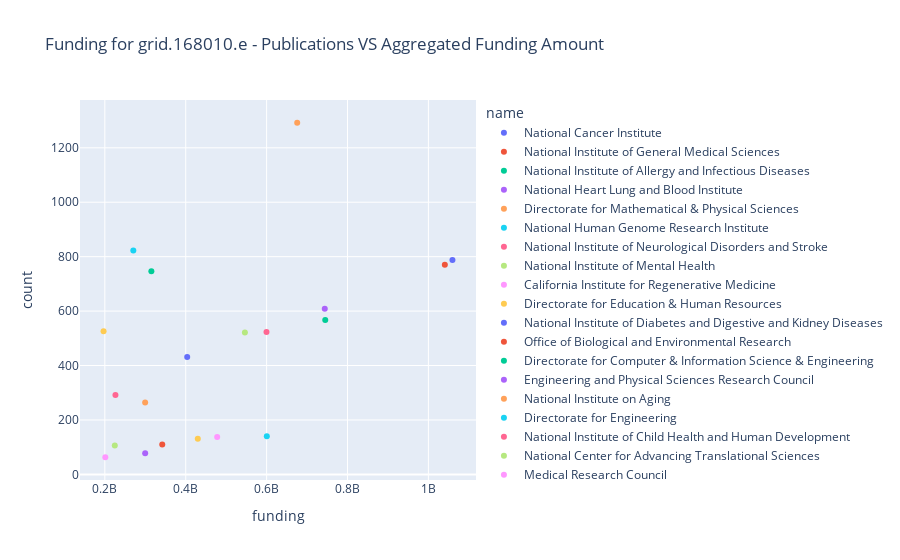

This figure's notebook cell:
### Markdown cell above
## Correlation between No of Publications VS Funding

### Code cell
px.scatter(df, 
           x="funding", y="count", 
           color="name", 
           height=600,
           title=f"Funding for {GRIDID} - Publications VS Aggregated Funding Amount")

### Figure 1 — Plotly figure (JSON) as saved in the notebook; plotly's stock layout.template omitted (floating-point values rounded to 4 significant figures)
{"data": [{"hovertemplate": "name=National Cancer Institute<br>funding=%{x}<br>count=%{y}<extra></extra>", "legendgroup": "National Cancer Institute", "marker": {"color": "#636efa", "symbol": "circle"}, "mode": "markers", "name": "National Cancer Institute", "orientation": "v", "showlegend": true, "type": "scatter", "x": [1059476082], "xaxis": "x", "y": [788], "yaxis": "y"}, {"hovertemplate": "name=National Institute of General Medical Sciences<br>funding=%{x}<br>count=%{y}<extra></extra>", "legendgroup": "National Institute of General Medical Sciences", "marker": {"color": "#EF553B", "symbol": "circle"}, "mode": "markers", "name": "National Institute of General Medical Sciences", "orientation": "v", "showlegend": true, "type": "scatter", "x": [1040658647], "xaxis": "x", "y": [770], "yaxis": "y"}, {"hovertemplate": "name=National Institute of Allergy and Infectious Diseases<br>funding=%{x}<br>count=%{y}<extra></extra>", "legendgroup": "National Institute of Allergy and Infectious Diseases", "marker": {"color": "#00cc96", "symbol": "circle"}, "mode": "markers", "name": "National Institute of Allergy and Infectious Diseases", "orientation": "v", "showlegend": true, "type": "scatter", "x": [744974688], "xaxis": "x", "y": [567], "yaxis": "y"}, {"hovertemplate": "name=National Heart Lung and Blood Institute<br>funding=%{x}<br>count=%{y}<extra></extra>", "legendgroup": "National Heart Lung and Blood Institute", "marker": {"color": "#ab63fa", "symbol": "circle"}, "mode": "markers", "name": "National Heart Lung and Blood Institute", "orientation": "v", "showlegend": true, "type": "scatter", "x": [743763831], "xaxis": "x", "y": [609], "yaxis": "y"}, {"hovertemplate": "name=Directorate for Mathematical & Physical Sciences<br>funding=%{x}<br>count=%{y}<extra></extra>", "legendgroup": "Directorate for Mathematical & Physical Sciences", "marker": {"color": "#FFA15A", "symbol": "circle"}, "mode": "markers", "name": "Directorate for Mathematical & Physical Sciences", "orientation": "v", "showlegend": true, "type": "scatter", "x": [675620443], "xaxis": "x", "y": [1292], "yaxis": "y"}, {"hovertemplate": "name=National Human Genome Research Institute<br>funding=%{x}<br>count=%{y}<extra></extra>", "legendgroup": "National Human Genome Research Institute", "marker": {"color": "#19d3f3", "symbol": "circle"}, "mode": "markers", "name": "National Human Genome Research Institute", "orientation": "v", "showlegend": true, "type": "scatter", "x": [600500803], "xaxis": "x", "y": [140], "yaxis": "y"}, {"hovertemplate": "name=National Institute of Neurological Disorders and Stroke<br>funding=%{x}<br>count=%{y}<extra></extra>", "legendgroup": "National Institute of Neurological Disorders and Stroke", "marker": {"color": "#FF6692", "symbol": "circle"}, "mode": "markers", "name": "National Institute of Neurological Disorders and Stroke", "orientation": "v", "showlegend": true, "type": "scatter", "x": [599688034], "xaxis": "x", "y": [523], "yaxis": "y"}, {"hovertemplate": "name=National Institute of Mental Health<br>funding=%{x}<br>count=%{y}<extra></extra>", "legendgroup": "National Institute of Mental Health", "marker": {"color": "#B6E880", "symbol": "circle"}, "mode": "markers", "name": "National Institute of Mental Health", "orientation": "v", "showlegend": true, "type": "scatter", "x": [546313833], "xaxis": "x", "y": [521], "yaxis": "y"}, {"hovertemplate": "name=California Institute for Regenerative Medicine<br>funding=%{x}<br>count=%{y}<extra></extra>", "legendgroup": "California Institute for Regenerative Medicine", "marker": {"color": "#FF97FF", "symbol": "circle"}, "mode": "markers", "name": "California Institute for Regenerative Medicine", "orientation": "v", "showlegend": true, "type": "scatter", "x": [477758496], "xaxis": "x", "y": [137], "yaxis": "y"}, {"hovertemplate": "name=Directorate for Education & Human Resources<br>funding=%{x}<br>count=%{y}<extra></extra>", "legendgroup": "Directorate for Education & Human Resources", "marker": {"color": "#FECB52", "symbol": "circle"}, "mode": "markers", "name": "Directorate for Education & Human Resources", "orientation": "v", "showlegend": true, "type": "scatter", "x": [429832152], "xaxis": "x", "y": [131], "yaxis": "y"}, {"hovertemplate": "name=National Institute of Diabetes and Digestive and Kidney Diseases<br>funding=%{x}<br>count=%{y}<extra></extra>", "legendgroup": "National Institute of Diabetes and Digestive and Kidney Diseases", "marker": {"color": "#636efa", "symbol": "circle"}, "mode": "markers", "name": "National Institute of Diabetes and Digestive and Kidney Diseases", "orientation": "v", "showlegend": true, "type": "scatter", "x": [403654483], "xaxis": "x", "y": [431], "yaxis": "y"}, {"hovertemplate": "name=Office of Biological and Environmental Research<br>funding=%{x}<br>count=%{y}<extra></extra>", "legendgroup": "Office of Biological and Environmental Research", "marker": {"color": "#EF553B", "symbol": "circle"}, "mode": "markers", "name": "Office of Biological and Environmental Research", "orientation": "v", "showlegend": true, "type": "scatter", "x": [341911701], "xaxis": "x", "y": [110], "yaxis": "y"}, {"hovertemplate": "name=Directorate for Computer & Information Science & Engineering<br>funding=%{x}<br>count=%{y}<extra></extra>", "legendgroup": "Directorate for Computer & Information Science & Engineering", "marker": {"color": "#00cc96", "symbol": "circle"}, "mode": "markers", "name": "Directorate for Computer & Information Science & Engineering", "orientation": "v", "showlegend": true, "type": "scatter", "x": [315019016], "xaxis": "x", "y": [746], "yaxis": "y"}, {"hovertemplate": "name=Engineering and Physical Sciences Research Council<br>funding=%{x}<br>count=%{y}<extra></extra>", "legendgroup": "Engineering and Physical Sciences Research Council", "marker": {"color": "#ab63fa", "symbol": "circle"}, "mode": "markers", "name": "Engineering and Physical Sciences Research Council", "orientation": "v", "showlegend": true, "type": "scatter", "x": [299690524], "xaxis": "x", "y": [78], "yaxis": "y"}, {"hovertemplate": "name=National Institute on Aging<br>funding=%{x}<br>count=%{y}<extra></extra>", "legendgroup": "National Institute on Aging", "marker": {"color": "#FFA15A", "symbol": "circle"}, "mode": "markers", "name": "National Institute on Aging", "orientation": "v", "showlegend": true, "type": "scatter", "x": [299655866], "xaxis": "x", "y": [264], "yaxis": "y"}, {"hovertemplate": "name=Directorate for Engineering<br>funding=%{x}<br>count=%{y}<extra></extra>", "legendgroup": "Directorate for Engineering", "marker": {"color": "#19d3f3", "symbol": "circle"}, "mode": "markers", "name": "Directorate for Engineering", "orientation": "v", "showlegend": true, "type": "scatter", "x": [270418087], "xaxis": "x", "y": [823], "yaxis": "y"}, {"hovertemplate": "name=National Institute of Child Health and Human Development<br>funding=%{x}<br>count=%{y}<extra></extra>", "legendgroup": "National Institute of Child Health and Human Development", "marker": {"color": "#FF6692", "symbol": "circle"}, "mode": "markers", "name": "National Institute of Child Health and Human Development", "orientation": "v", "showlegend": true, "type": "scatter", "x": [226218921], "xaxis": "x", "y": [292], "yaxis": "y"}, {"hovertemplate": "name=National Center for Advancing Translational Sciences<br>funding=%{x}<br>count=%{y}<extra></extra>", "legendgroup": "National Center for Advancing Translational Sciences", "marker": {"color": "#B6E880", "symbol": "circle"}, "mode": "markers", "name": "National Center for Advancing Translational Sciences", "orientation": "v", "showlegend": true, "type": "scatter", "x": [224594043], "xaxis": "x", "y": [106], "yaxis": "y"}, {"hovertemplate": "name=Medical Research Council<br>funding=%{x}<br>count=%{y}<extra></extra>", "legendgroup": "Medical Research Council", "marker": {"color": "#FF97FF", "symbol": "circle"}, "mode": "markers", "name": "Medical Research Council", "orientation": "v", "showlegend": true, "type": "scatter", "x": [201172675], "xaxis": "x", "y": [63], "yaxis": "y"}, {"hovertemplate": "name=Directorate for Biological Sciences<br>funding=%{x}<br>count=%{y}<extra></extra>", "legendgroup": "Directorate for Biological Sciences", "marker": {"color": "#FECB52", "symbol": "circle"}, "mode": "markers", "name": "Directorate for Biological Sciences", "orientation": "v", "showlegend": true, "type": "scatter", "x": [196811007], "xaxis": "x", "y": [526], "yaxis": "y"}], "layout": {"autosize": true, "legend": {"title": {"text": "name"}, "tracegroupgap": 0}, "title": {"text": "Funding for grid.168010.e - Publications VS Aggregated Funding Amount"}, "xaxis": {"anchor": "y", "autorange": true, "domain": [0, 1], "range": [146200000.0, 1110000000.0], "title": {"text": "funding"}, "type": "linear"}, "yaxis": {"anchor": "x", "autorange": true, "domain": [0, 1], "range": [-19.1, 1374.0], "title": {"text": "count"}, "type": "linear"}}}
